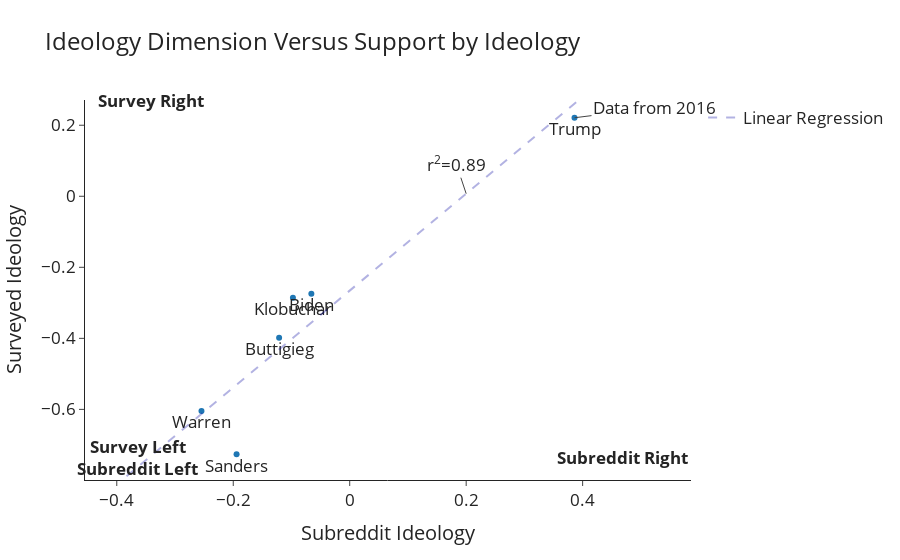

Notebook source saved alongside this figure:
### Code cell
xmin, xmax = cand_ideology["reddit_projection"].min()-0.2,cand_ideology["reddit_projection"].max()+0.2
ymin, ymax = cand_ideology["pew_ideology"].min()*1.10,cand_ideology["pew_ideology"].max()+0.05

args = {
    "x": "reddit_projection",
    "y": "pew_ideology",
    "text": cand_ideology.index,
    "title":  "Ideology Dimension Versus Support by Ideology",
    "template": "simple_white",
    "labels": {"reddit_projection": "Subreddit Ideology", "pew_ideology": "Surveyed Ideology"},
    "range_x": [xmin,xmax],
    "range_y": [ymin,ymax],
}

dt = cand_ideology.loc["Trump"]
dtx, dty = float(dt["reddit_projection"]), float(dt["pew_ideology"])

annotations = [dict(x=xmin*0.8,y=ymin*0.92,xref="x",yref="y", text="<b>Survey Left<br>Subreddit Left</b>",showarrow=False),
               dict(x=xmax*0.8,y=ymin*0.92,xref="x",yref="y", text="<b>Subreddit Right</b>",showarrow=False),
               dict(x=xmin*0.75,y=ymax,xref="x",yref="y", text="<b>Survey Right</b>",showarrow=False),
               dict(x=0.20,y=predict(0.20),xref="x",yref="y", text="r<sup>2</sup>={:.2f}".format(r2)),
               dict(x=dtx,y=dty,xref="x",yref="y",ax=80,ay=-10, text="Data from 2016")
              ]
x = np.linspace(xmin,xmax,num=2)
    
fig = px.scatter(cand_ideology,**args)

fig.update_traces(textposition='bottom center')
fig.add_scatter(x=x,
                y=predict(x),
                mode='lines',
                line=dict(dash="dash",width=2,color="rgba(0,0,160,0.3)"),
                name="Linear Regression"
               )

fig.update_layout(annotations=annotations,
                  font=dict(size=17))
# fig.write_html("visualizations/Pew_Research-Ideology_dim.html")
fig.show()

### Figure 1 — Plotly figure (JSON) as saved in the notebook; plotly's stock layout.template omitted (floating-point values rounded to 4 significant figures)
{"data": [{"hovertemplate": "Subreddit Ideology=%{x}<br>Surveyed Ideology=%{y}<br>candidate=%{text}<extra></extra>", "legendgroup": "", "marker": {"color": "#1F77B4", "symbol": "circle"}, "mode": "markers+text", "name": "", "orientation": "v", "showlegend": false, "text": ["Biden", "Sanders", "Warren", "Buttigieg", "Klobuchar", "Trump"], "textposition": "bottom center", "type": "scatter", "x": [-0.06589, -0.1943, -0.2546, -0.1212, -0.09752, 0.3861], "xaxis": "x", "y": [-0.2743, -0.7262, -0.6044, -0.398, -0.2857, 0.2211], "yaxis": "y"}, {"line": {"color": "rgba(0,0,160,0.3)", "dash": "dash", "width": 2}, "mode": "lines", "name": "Linear Regression", "type": "scatter", "x": [-0.4546, 0.5861], "y": [-0.8858, 0.534]}], "layout": {"annotations": [{"showarrow": false, "text": "<b>Survey Left<br>Subreddit Left</b>", "x": -0.3637, "xref": "x", "y": -0.7349, "yref": "y"}, {"showarrow": false, "text": "<b>Subreddit Right</b>", "x": 0.4689, "xref": "x", "y": -0.7349, "yref": "y"}, {"showarrow": false, "text": "<b>Survey Right</b>", "x": -0.3409, "xref": "x", "y": 0.2711, "yref": "y"}, {"text": "r<sup>2</sup>=0.89", "x": 0.2, "xref": "x", "y": 0.007262, "yref": "y"}, {"ax": 80, "ay": -10, "text": "Data from 2016", "x": 0.3861, "xref": "x", "y": 0.2211, "yref": "y"}], "font": {"size": 17}, "legend": {"tracegroupgap": 0}, "title": {"text": "Ideology Dimension Versus Support by Ideology"}, "xaxis": {"anchor": "y", "domain": [0, 1], "range": [-0.4546, 0.5861], "title": {"text": "Subreddit Ideology"}}, "yaxis": {"anchor": "x", "domain": [0, 1], "range": [-0.7988, 0.2711], "title": {"text": "Surveyed Ideology"}}}}
